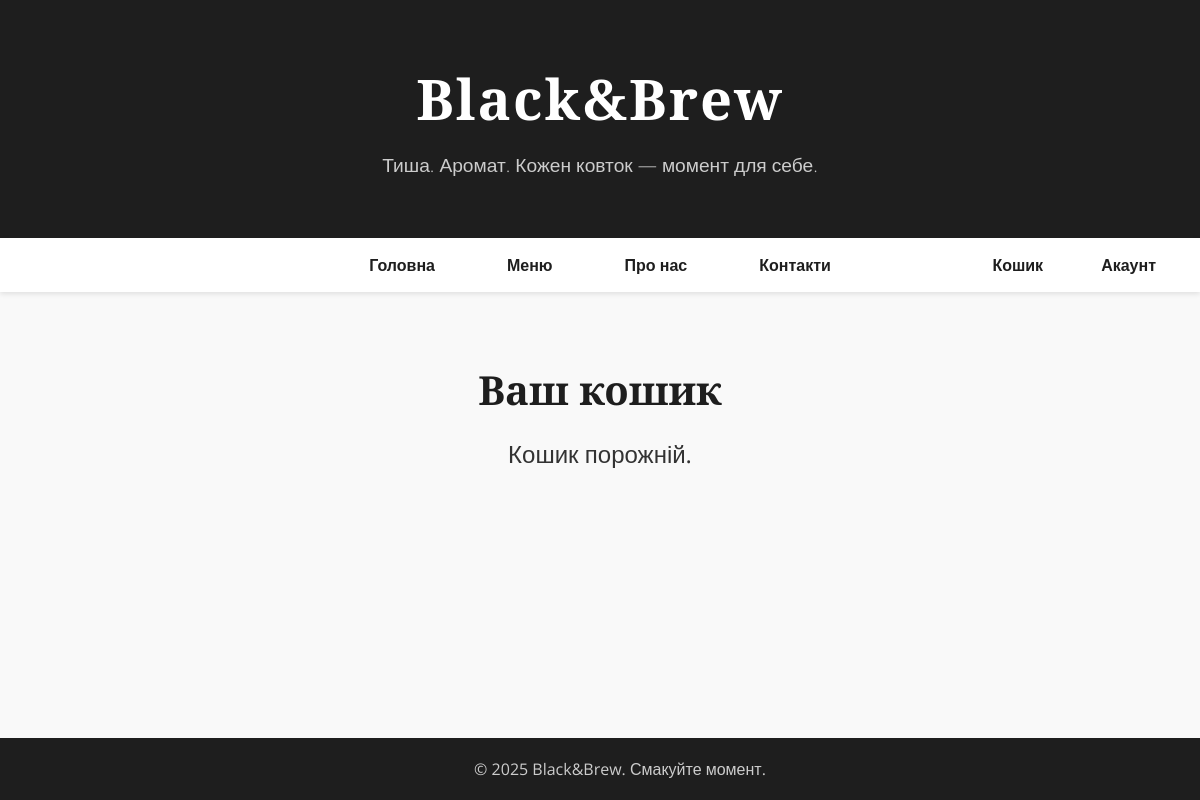
The app's page /cart/ (signed in), older data.
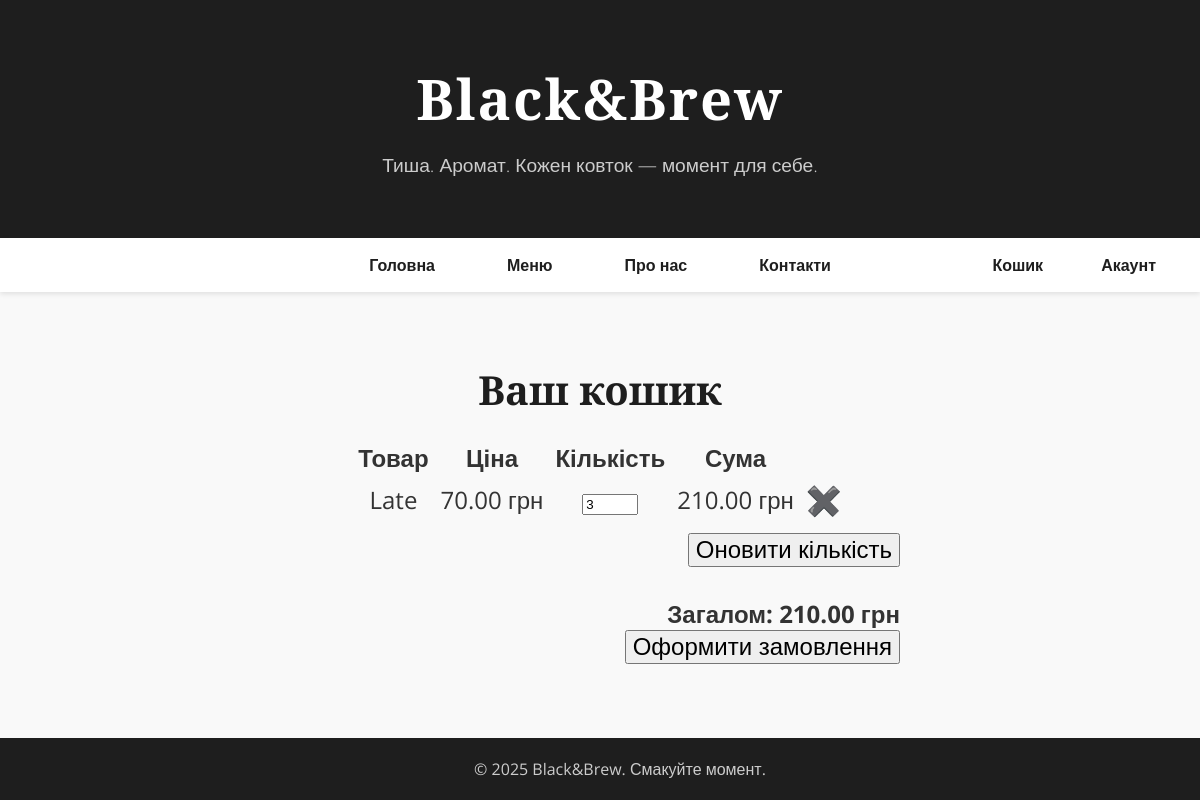
The same page, newer data.
### cart/models.py (models this page shows, shortened)
class CartItem(models.Model):
    user = models.ForeignKey(settings.AUTH_USER_MODEL, null=True, blank=True, on_delete=models.SET_NULL)
    session_key = models.CharField(max_length=40, blank=True)
    product = models.ForeignKey(Product, on_delete=models.CASCADE)
    quantity = models.PositiveIntegerField(default=1)
    created_at = models.DateTimeField(auto_now_add=True)

class Product(models.Model):
    name = models.CharField(max_length=100)
    price = models.DecimalField(max_digits=6, decimal_places=2)

### cart/views.py (the view)
# urls.py: path('', views.cart_detail, name='detail'),
def cart_detail(request):
    if request.user.is_authenticated:
        items = CartItem.objects.filter(user=request.user)
    else:
        session_key = _get_session_key(request)
        items = CartItem.objects.filter(session_key=session_key)
    for item in items:
        item.total_price = item.product.price * item.quantity
    total = sum(item.total_price for item in items)
    return render(request, 'cart/detail.html', {
        'items': items,
        'total': total,
    })

### templates/cart/detail.html (shortened to what this page needs)
{% extends 'cart/base.html' %}
{% block content %}
  <h2>Ваш кошик</h2>
  {% if items %}
    <form method="post" action="{% url 'cart:cart_update_quantity' %}">
      <table>
        <thead>
          <tr>
            <th>Товар</th>
            <th>Ціна</th>
            <th>Кількість</th>
            <th>Сума</th>
            <th></th>
          </tr>
        </thead>
        <tbody>
          {% for ci in items %}
            <tr>
              <td>{{ ci.product.name }}</td>
              <td>{{ ci.product.price }} грн</td>
              <td>
                <input type="number" name="quantities_{{ ci.id }}" value="{{ ci.quantity }}" min="1" max="99">
              </td>
              <td>{{ ci.total_price }} грн</td>
              <td><a href="{% url 'cart:cart_remove' ci.id %}" class="cart-remove">✖️</a>
            </tr>
          {% endfor %}
        </tbody>
      </table>
      <div class="cart-update-btn">
        <button type="submit">Оновити кількість</button>
      </div>
    </form>
    <div class="cart-order-btn">
    <p><strong>Загалом: {{ total }} грн</strong></p>
    <form action="{% url 'cart:checkout' %}" method="get">
        <button type="submit">Оформити замовлення</button>
    </form>
    </div>
  {% else %}
    <p>Кошик порожній.</p>
  {% endif %}
{% endblock %}

Row changes from the older to the newer data that the page shows:
added CartItem: product.name "Late", product.price "70.00", quantity "3", total_price "210.00"
Text that changed along with them:
{{ total }}: (not shown) → "210.00"
text no longer shown: "Кошик порожній."
text now shown: "Товар Ціна Кількість Сума Оновити кількість Загалом: грн Оформити замовлення"
